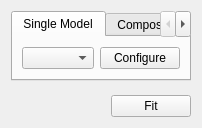
<?xml version="1.0" encoding="UTF-8"?>
<ui version="4.0">
 <class>SignalFitting</class>
 <widget class="QWidget" name="SignalFitting">
  <property name="geometry">
   <rect>
    <x>0</x>
    <y>0</y>
    <width>199</width>
    <height>128</height>
   </rect>
  </property>
  <property name="windowTitle">
   <string>Signal Fitting</string>
  </property>
  <layout class="QGridLayout" name="gridLayout_2">
   <item row="0" column="0">
    <layout class="QVBoxLayout" name="verticalLayout">
     <item>
      <widget class="QTabWidget" name="tabWidget">
       <property name="currentIndex">
        <number>0</number>
       </property>
       <widget class="QWidget" name="singleModelTab">
        <attribute name="title">
         <string>Single Model</string>
        </attribute>
        <layout class="QGridLayout" name="gridLayout_3">
         <item row="0" column="0">
          <layout class="QGridLayout" name="gridLayout">
           <item row="0" column="0">
            <widget class="QComboBox" name="modelsCB"/>
           </item>
           <item row="0" column="1">
            <widget class="QPushButton" name="configureFitModel">
             <property name="text">
              <string>Configure</string>
             </property>
            </widget>
           </item>
          </layout>
         </item>
        </layout>
       </widget>
       <widget class="QWidget" name="tab_2">
        <attribute name="title">
         <string>Composite Model</string>
        </attribute>
        <widget class="QLabel" name="label">
         <property name="geometry">
          <rect>
           <x>100</x>
           <y>40</y>
           <width>57</width>
           <height>14</height>
          </rect>
         </property>
         <property name="text">
          <string>NOT IMPLEMENTED YET</string>
         </property>
        </widget>
       </widget>
      </widget>
     </item>
     <item>
      <spacer name="verticalSpacer">
       <property name="orientation">
        <enum>Qt::Vertical</enum>
       </property>
       <property name="sizeHint" stdset="0">
        <size>
         <width>20</width>
         <height>40</height>
        </size>
       </property>
      </spacer>
     </item>
     <item>
      <layout class="QHBoxLayout" name="horizontalLayout">
       <item>
        <spacer name="horizontalSpacer">
         <property name="orientation">
          <enum>Qt::Horizontal</enum>
         </property>
         <property name="sizeHint" stdset="0">
          <size>
           <width>40</width>
           <height>20</height>
          </size>
         </property>
        </spacer>
       </item>
       <item>
        <widget class="QPushButton" name="performFitPushBtn">
         <property name="text">
          <string>Fit</string>
         </property>
        </widget>
       </item>
      </layout>
     </item>
    </layout>
   </item>
  </layout>
 </widget>
 <resources/>
 <connections/>
</ui>
